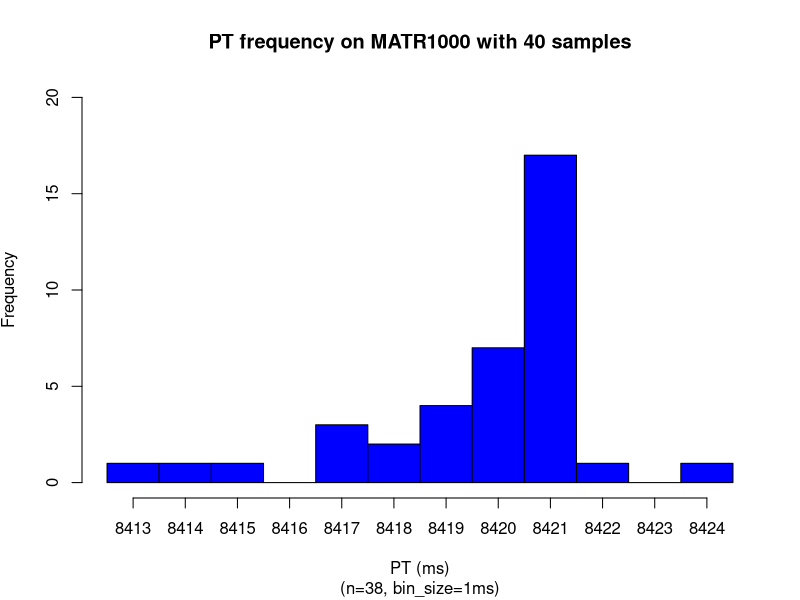
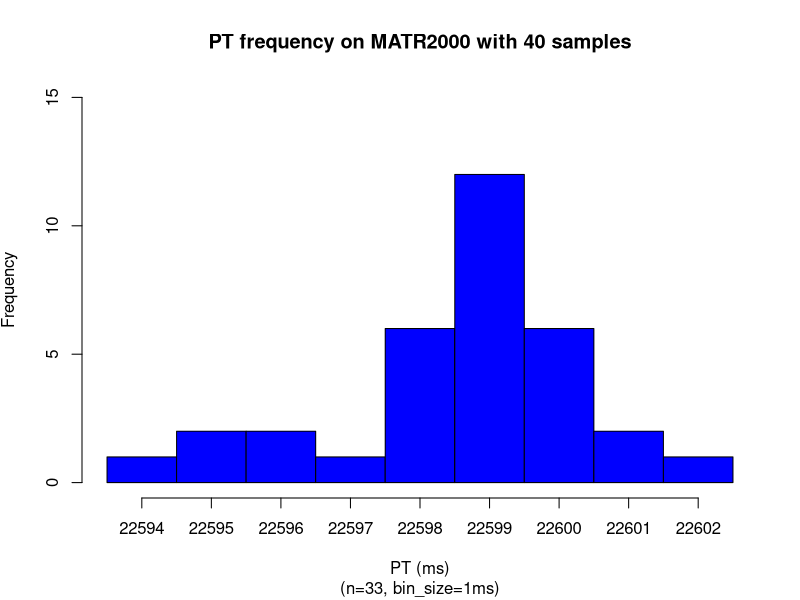
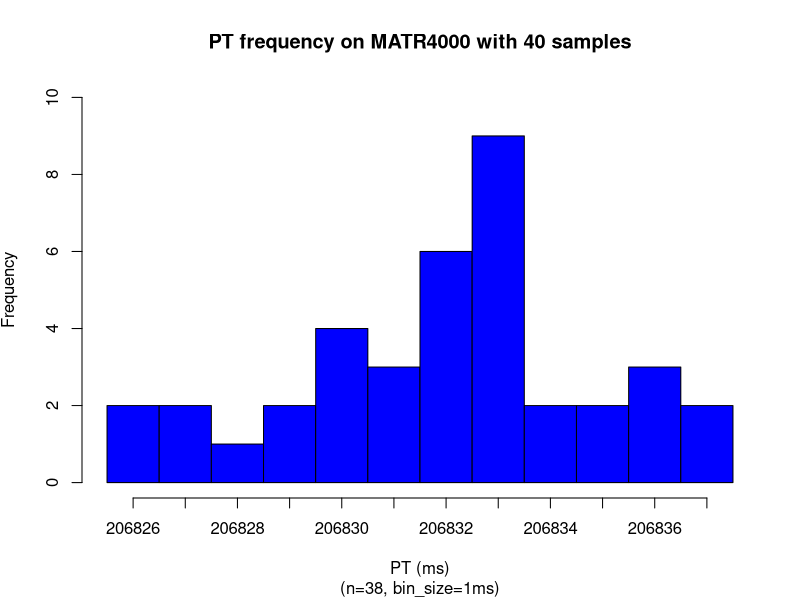
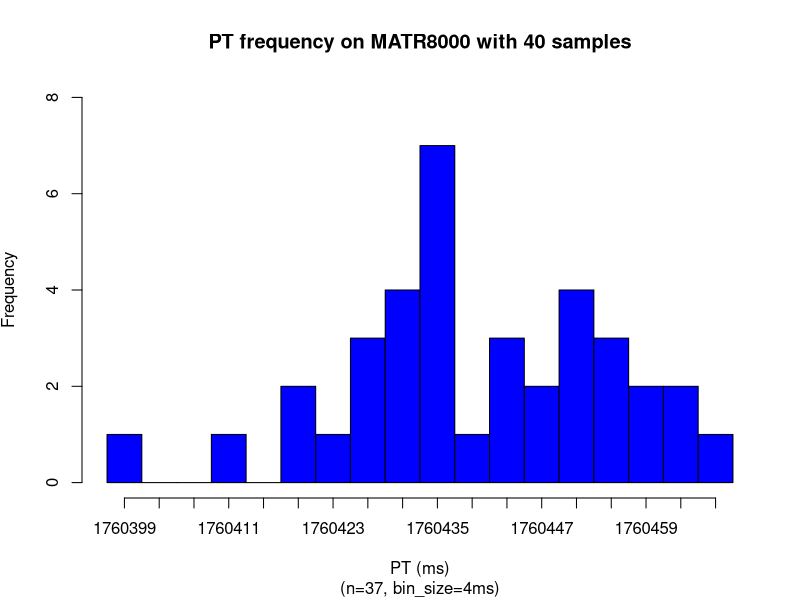

Here is the R script that generated these plots, in order:
### MATR1000
numSamples <- 40
x = read.csv(file="MATR1000.dat",head=TRUE,sep="\t")
x <- subset(x, x$ITERNUM <= numSamples)
setEPS()
postscript("matr1000_dist.eps")
binsize=1
#x <- subset(x, x$ITERNUM != 9394)
x_up = mean(x$PRTIME) + 2*sd(x$PRTIME)
x_dn = mean(x$PRTIME) - 2*sd(x$PRTIME)
x = subset(x, x$PRTIME >= x_dn & x$PRTIME <= x_up)
xmin <-min(x$PRTIME)
xmax <-max(x$PRTIME)
xmin
xmax
nbins <- ceiling((xmax-xmin) / binsize)
h = hist(x$PRTIME, right=F, breaks=seq(xmin,xmax+binsize,binsize),plot=F)
xmin <-min(x$PRTIME)
xmax <-max(x$PRTIME)
ymax <- max(h$counts)
#ymax <- ceiling(ymax/100)*100
ymax <- 20
plot(h, xaxt='n', freq=TRUE,ylim=c(0,ymax), col="blue", main='PT frequency on MATR1000 with 40 samples', 
sub=paste("(n=",nrow(x),", bin_size=",binsize,"ms)",sep=""), 
xlab='PT (ms)', ylab=expression('Frequency'))
#axis(side=1,at=seq(min(h$mids),max(h$mids)+binsize,binsize),labels=seq(ceiling(min(h$mids)),ceiling(max(h$mids))+binsize,binsize))
axis(side=1,at=h$mids,labels=seq(xmin,xmax,1))
dev.off()

x = read.csv(file="MATR2000.dat",head=TRUE,sep="\t")
x <- subset(x, x$ITERNUM <= numSamples)
setEPS()
postscript("matr2000_dist.eps")
binsize=1
x <- subset(x, x$ITERNUM >= 6)
x_up = mean(x$PRTIME) + 2*sd(x$PRTIME)
x_dn = mean(x$PRTIME) - 2*sd(x$PRTIME)
x = subset(x, x$PRTIME >= x_dn & x$PRTIME <= x_up)
xmin <-min(x$PRTIME)
xmax <-max(x$PRTIME)
xmin
xmax
nbins <- ceiling((xmax-xmin) / binsize)
h = hist(x$PRTIME, right=F, breaks=seq(xmin,xmax+binsize,binsize),plot=F)
xmin <-min(x$PRTIME)
xmax <-max(x$PRTIME)
ymax <- max(h$counts)
#ymax <- ceiling(ymax/100)*100
ymax <- 15
plot(h, xaxt='n', freq=TRUE,ylim=c(0,ymax), col="blue", main='PT frequency on MATR2000 with 40 samples', 
sub=paste("(n=",nrow(x),", bin_size=",binsize,"ms)",sep=""), 
xlab='PT (ms)', ylab=expression('Frequency'))
#axis(side=1,at=seq(min(h$mids),max(h$mids)+binsize,binsize),labels=seq(ceiling(min(h$mids)),ceiling(max(h$mids))+binsize,binsize))
axis(side=1,at=h$mids,labels=seq(xmin,xmax,1))
dev.off()

x = read.csv(file="MATR4000.dat",head=TRUE,sep="\t")
x <- subset(x, x$ITERNUM <= numSamples)
setEPS()
postscript("matr4000_dist.eps")
binsize=1
#x <- subset(x, x$ITERNUM >= 6)
x_up = mean(x$PRTIME) + 2*sd(x$PRTIME)
x_dn = mean(x$PRTIME) - 2*sd(x$PRTIME)
x = subset(x, x$PRTIME >= x_dn & x$PRTIME <= x_up)
xmin <-min(x$PRTIME)
xmax <-max(x$PRTIME)
xmin
xmax
nbins <- ceiling((xmax-xmin) / binsize)
h = hist(x$PRTIME, right=F, breaks=seq(xmin,xmax+binsize,binsize),plot=F)
xmin <-min(x$PRTIME)
xmax <-max(x$PRTIME)
ymax <- max(h$counts)
#ymax <- ceiling(ymax/100)*100
ymax <- 10
plot(h, xaxt='n', freq=TRUE,ylim=c(0,ymax), col="blue", main='PT frequency on MATR4000 with 40 samples', 
sub=paste("(n=",nrow(x),", bin_size=",binsize,"ms)",sep=""), 
xlab='PT (ms)', ylab=expression('Frequency'))
#axis(side=1,at=seq(min(h$mids),max(h$mids)+binsize,binsize),labels=seq(ceiling(min(h$mids)),ceiling(max(h$mids))+binsize,binsize))
axis(side=1,at=h$mids,labels=seq(xmin,xmax,1))
dev.off()

x = read.csv(file="MATR8000.dat",head=TRUE,sep="\t")
x <- subset(x, x$ITERNUM <= numSamples)
setEPS()
postscript("matr8000_dist.eps")
binsize=4
#x <- subset(x, x$ITERNUM >= 6)
x_up = mean(x$PRTIME) + 2*sd(x$PRTIME)
x_dn = mean(x$PRTIME) - 2*sd(x$PRTIME)
x = subset(x, x$PRTIME >= x_dn & x$PRTIME <= x_up)
xmin <-min(x$PRTIME)
xmax <-max(x$PRTIME)
xmin
xmax
nbins <- ceiling((xmax-xmin) / binsize)
h = hist(x$PRTIME, right=F, breaks=seq(xmin,xmax+binsize,binsize),plot=F)
xmin <-min(x$PRTIME)
xmax <-max(x$PRTIME)
ymax <- max(h$counts)
#ymax <- ceiling(ymax/100)*100
ymax <- 8
plot(h, xaxt='n', freq=TRUE,ylim=c(0,ymax), col="blue", main='PT frequency on MATR8000 with 40 samples', 
sub=paste("(n=",nrow(x),", bin_size=",binsize,"ms)",sep=""), 
xlab='PT (ms)', ylab=expression('Frequency'))
#axis(side=1,at=seq(min(h$mids),max(h$mids)+binsize,binsize),labels=seq(ceiling(min(h$mids)),ceiling(max(h$mids))+binsize,binsize))
axis(side=1,at=h$mids,labels=seq(xmin,xmax,binsize))
dev.off()
